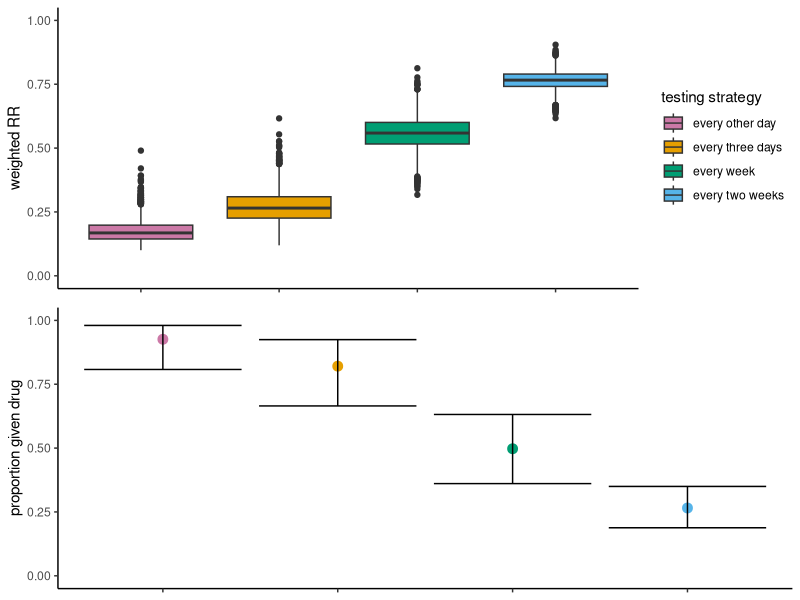
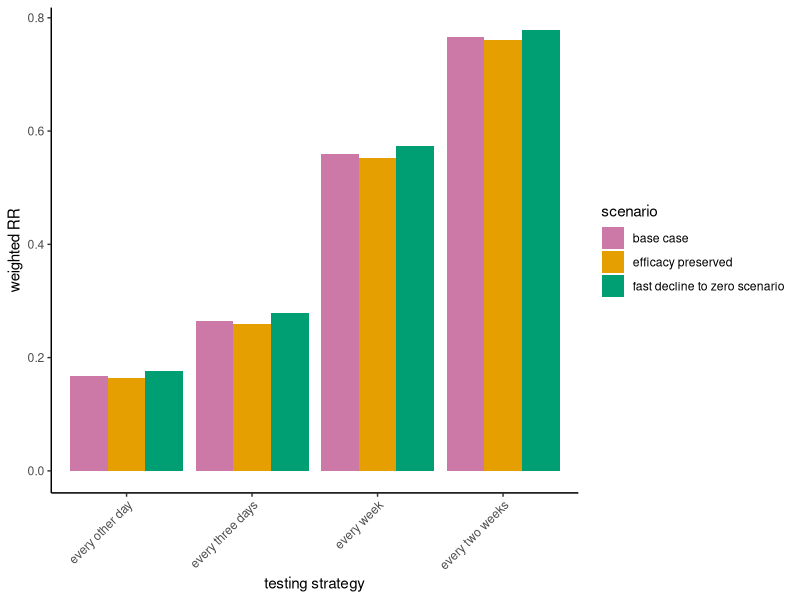
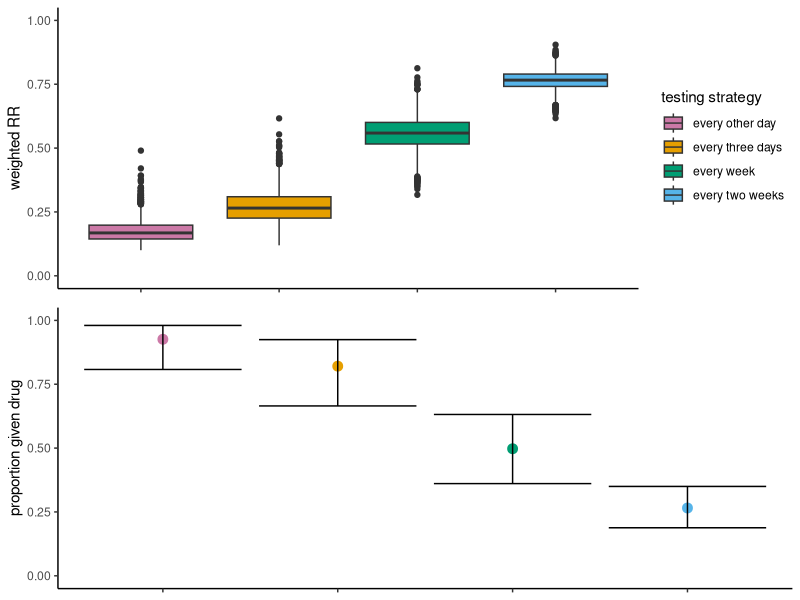
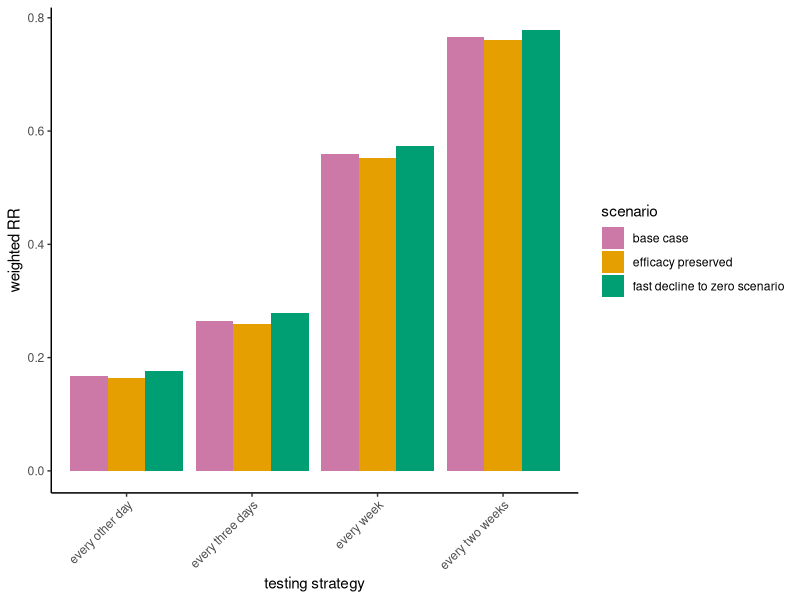

The R script that drew these images, in order:
library(tidyverse)
library(ggpubr)
# main scenario
melted_all_EVs=read.csv("melted_all_EVs.csv")%>%
  mutate(testing_strategy=factor(testing_strategy,
                                 levels=c("every_other_day","every_three_days", "every_week","every_two_weeks")))

prop_benefited=read.csv("prop_benefited_all.csv")

#rownames(prop_benefited)<-c("every_other_day","every_three_days", "every_week","every_two_weeks")
colnames(prop_benefited)<-c("median","LQ","UQ")
prop_benefited$testing_strategy=c("every_other_day","every_three_days", "every_week","every_two_weeks")
prop_benefited=prop_benefited%>%
  mutate(testing_strategy=factor(testing_strategy,
                                 levels=c("every_other_day","every_three_days", "every_week","every_two_weeks")))

prop_given_drug=read.csv("prop_given_drug_probs_all.csv")
colnames(prop_given_drug)<-c("median","LQ","UQ")
prop_given_drug$testing_strategy=c("every_other_day","every_three_days", "every_week","every_two_weeks")
prop_given_drug=prop_given_drug%>%
  mutate(testing_strategy=factor(testing_strategy,
                                 levels=c("every_other_day","every_three_days", "every_week","every_two_weeks")))

# palette from http://www.cookbook-r.com/Graphs/Colors_(ggplot2)/
cbPalette <- c("#CC79A7", "#E69F00",  "#009E73","#56B4E9")#, "#F0E442", "#0072B2", "#D55E00")

# boxplots of distribution of risk reduction estimates across testing frequencies
labels=c("every other day","every three days", "every week","every two weeks")#,"one-time PCR") #,"one-time PCR")

plot1=ggplot(melted_all_EVs,aes(x=fct_reorder(testing_strategy,weighted_risk_reduction,.desc=FALSE),
                          weighted_risk_reduction,fill=testing_strategy))+
  geom_boxplot()+theme_classic()+scale_x_discrete(labels=labels)+
  ylim(c(0.0,1.0))+
  scale_fill_manual(values=cbPalette,name='testing strategy',labels=labels)+
  theme(axis.text.x = element_blank(),
        axis.title.x=element_blank())+ylab("weighted RR")

plot2=ggplot(prop_given_drug,aes(x=testing_strategy,y=median,ymin=LQ,ymax=UQ))+
  geom_point(aes(color=testing_strategy),size=3)+
  scale_color_manual(values=cbPalette,name='testing strategy',labels=labels)+
  geom_errorbar()+
  theme_classic()+scale_x_discrete(labels=labels)+
  ylim(c(0.0,1.0))+xlab("testing strategy")+ylab("proportion given drug")+
  theme(axis.text.x = element_blank(),axis.title.x=element_blank(),
        legend.position='none')
  
ggarrange(plot1,plot2,nrow=2)
ggsave("~/Desktop/Oxford/LFT_drug_analysis/figures/main_EVs_zero_delays.pdf")

# extract medians, LQs, and UQs for each strategy
melted_all_EVs_summarized<-melted_all_EVs%>%
  group_by(testing_strategy)%>%
  summarise(median=quantile(weighted_risk_reduction,probs=0.5),
            LQ=quantile(weighted_risk_reduction,probs=0.02),
            UQ=quantile(weighted_risk_reduction,probs=0.975))%>%
  mutate(scenario='base case')

##

## additional drug efficacy scenarios
melted_all_EVs_drop_zero=read.csv("melted_all_EVs_drop_zero.csv")%>%
  mutate(testing_strategy=factor(testing_strategy,
                                 levels=c("every_other_day","every_three_days", "every_week","every_two_weeks")))

melted_all_EVs_drop_zero_summarized<-melted_all_EVs_drop_zero%>%
  group_by(testing_strategy)%>%
  summarise(median=quantile(weighted_risk_reduction,probs=0.5),
            LQ=quantile(weighted_risk_reduction,probs=0.02),
            UQ=quantile(weighted_risk_reduction,probs=0.975))%>%
  mutate(scenario='fast decline to zero scenario')

melted_all_EVs_efficacy_preserved=read.csv("melted_all_EVs_efficacy_preserved.csv")%>%
  mutate(testing_strategy=factor(testing_strategy,
                                 levels=c("every_other_day","every_three_days", "every_week","every_two_weeks")))

melted_all_EVs_efficacy_preserved_summarized<-melted_all_EVs_efficacy_preserved%>%
  group_by(testing_strategy)%>%
  summarise(median=quantile(weighted_risk_reduction,probs=0.5),
            LQ=quantile(weighted_risk_reduction,probs=0.02),
            UQ=quantile(weighted_risk_reduction,probs=0.975))%>%
  mutate(scenario='efficacy preserved')

# combine all drug efficacy scenarios
melted_all_EVs_summarized_combined=rbind.data.frame(melted_all_EVs_summarized,
                                                    melted_all_EVs_drop_zero_summarized,
                                                    melted_all_EVs_efficacy_preserved_summarized)

ggplot(melted_all_EVs_summarized_combined,aes(fill=scenario,x=fct_reorder(testing_strategy,median,.desc=FALSE),
                                              y=median))+
  geom_bar(position='dodge',stat='identity')+
  theme_classic()+scale_x_discrete(labels=labels)+
  theme(axis.text.x = element_text(angle = 45, vjust = 1, hjust=1))+
  xlab("testing strategy")+ylab("weighted RR")+  scale_fill_manual(values=cbPalette)

ggsave("~/Desktop/Oxford/LFT_drug_analysis/figures/comparing_efficacy_scenarios.pdf")

